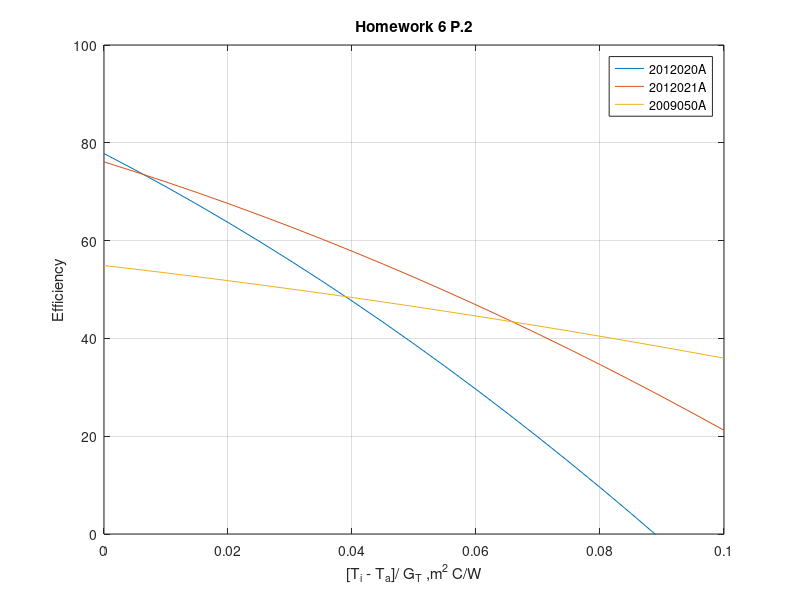
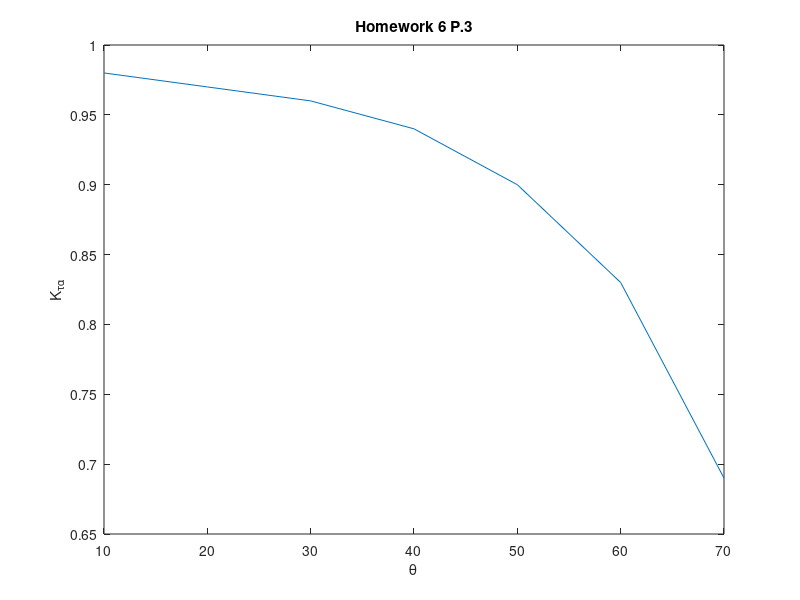
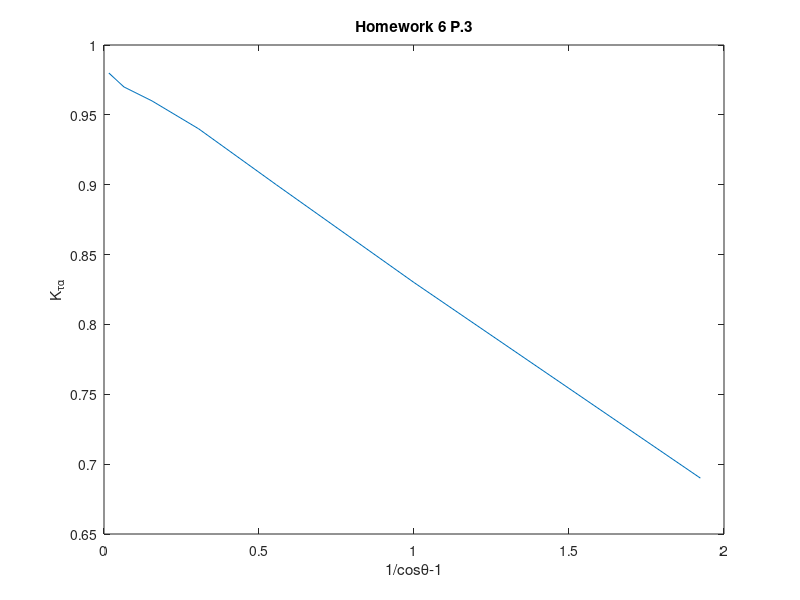

Recreate these plots in MATLAB, in order.
% By Matheus da Silva

% Number 1 
% Q = heat flow rate/ (specific heat of water*density * temp diff)
% heat flow rate = 110 V * 20 A
h = 2.2; %kw
c_p = 4.186;
den = 1000; %kg/m^3
t_diff = 105-60;
t_diff = (t_diff - 32) * 5/9; %Converts fahrenheit to celsius
Q = h / (c_p * den * t_diff);
Q = Q * 15850.32 ; %Converts m^3/s to gpm

% Number 2 
% Part a
P = 0:5:100; 
G = 1000;
n = (0.778 - 6.54100*(P./G)- .02490*(P.^2./G))*100; % 2012020A
x = P/G;
% 2012021A
n1 = (0.761-3.94850*(P./G) - .01540*(P.^2./G))*100;
% 2009050A
n2 = (0.549 - 1.45850*(P./G) - 0.00436*(P.^2./G))*100;
% Now Plot
figure
plot(x,n,x,n1,x,n2)
grid on
xlabel('[T_i - T_a]/ G_T ,m^2 C/W')
ylabel('Efficiency')
ylim([0 100])
title('Homework 6 P.2')
legend('2012020A','2012021A','2009050A')

%Part C, find T_o 
%2012020A
P1 = 35-15;
n3 = (0.778 - 6.54100*(P1./G)- .02490*(P1.^2./G)); 
A = 2.003;
mfr = 0.0201*1000;
T_o = (n3 * A * G)/( mfr * c_p) + 35;
%2012021A
n4 = 0.761-3.94850*(P1./G) - .01540*(P1.^2./G);
mfr1 = .0194 * 1000;
T_o1 = (n4 * A * G)/( mfr1 * c_p) + 35;
%2009050A
n5 = 0.549 - 1.45850*(P1./G) - 0.00436*(P1.^2./G);
A1 = 1.424;
mfr2 = .0162 * 1000;
T_o2 = (n5 * A1 * G)/(mfr2*c_p) + 35;

%Number 3 
theta = 10:10:70;
K_ta = [0.98 0.97 0.96 0.94 0.90 0.83 0.69];
x2 = 1./cosd(theta) - 1;
figure
grid on
plot(theta,K_ta)
xlabel('\theta')
ylabel('K_\tau_\alpha')
title('Homework 6 P.3')
figure 
grid on
plot(x2,K_ta)
xlabel('1/cos\theta-1')
ylabel('K_\tau_\alpha')
title('Homework 6 P.3')

%Number 4
%2012020A
U_l = 7.939;
ta = .789;
Ts = (G * ta)/U_l;
%2012010A
U_l1 = 5.103;
ta1 = .775;
Ts1 = (G* ta1)/U_l1;
%2009050A
U_l2 = 1.709;
ta2 = .550;
Ts2 = (G * ta2)/U_l2;

